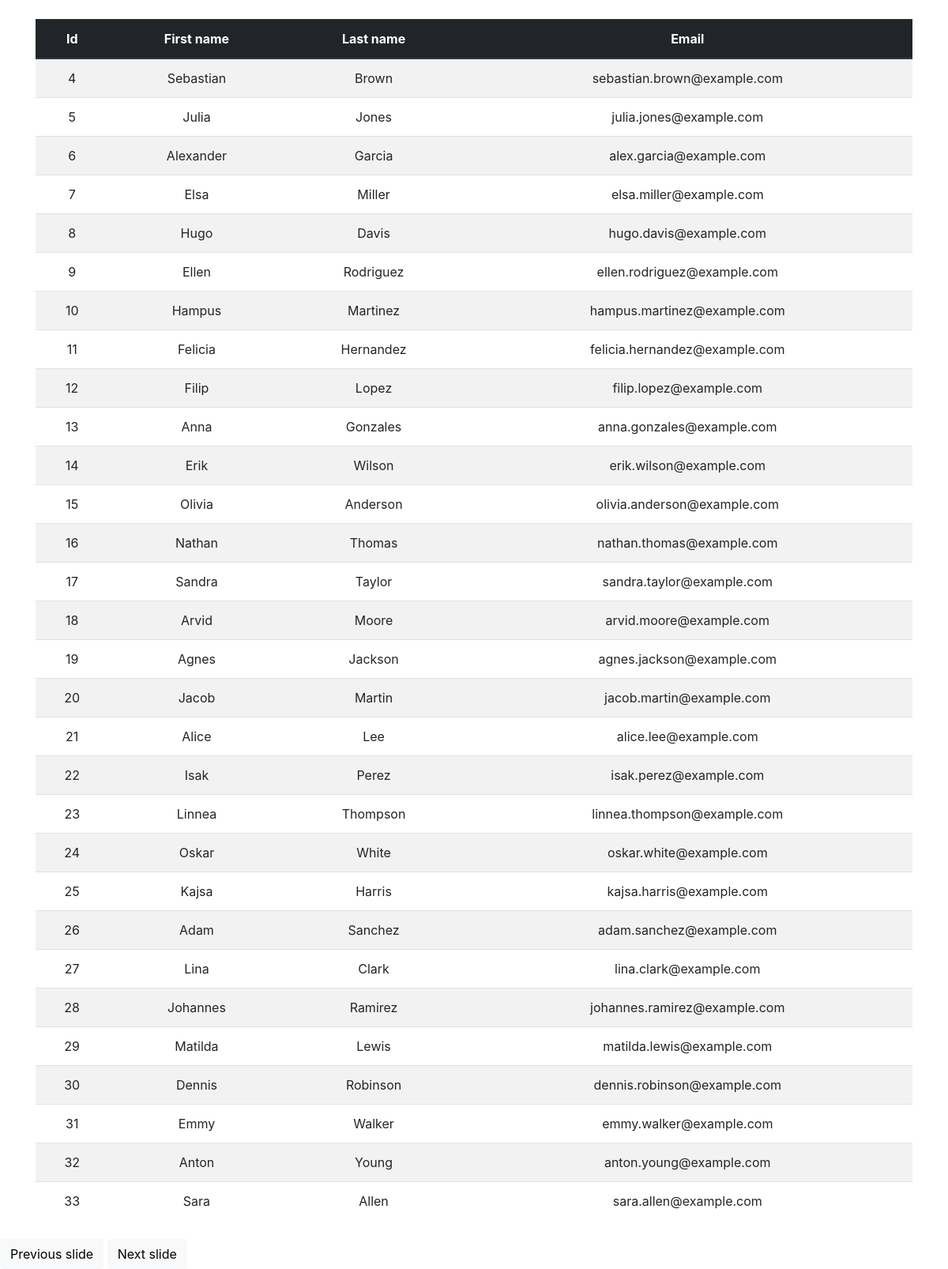
Page /infinite-scroll-demo/ on the earlier database version.
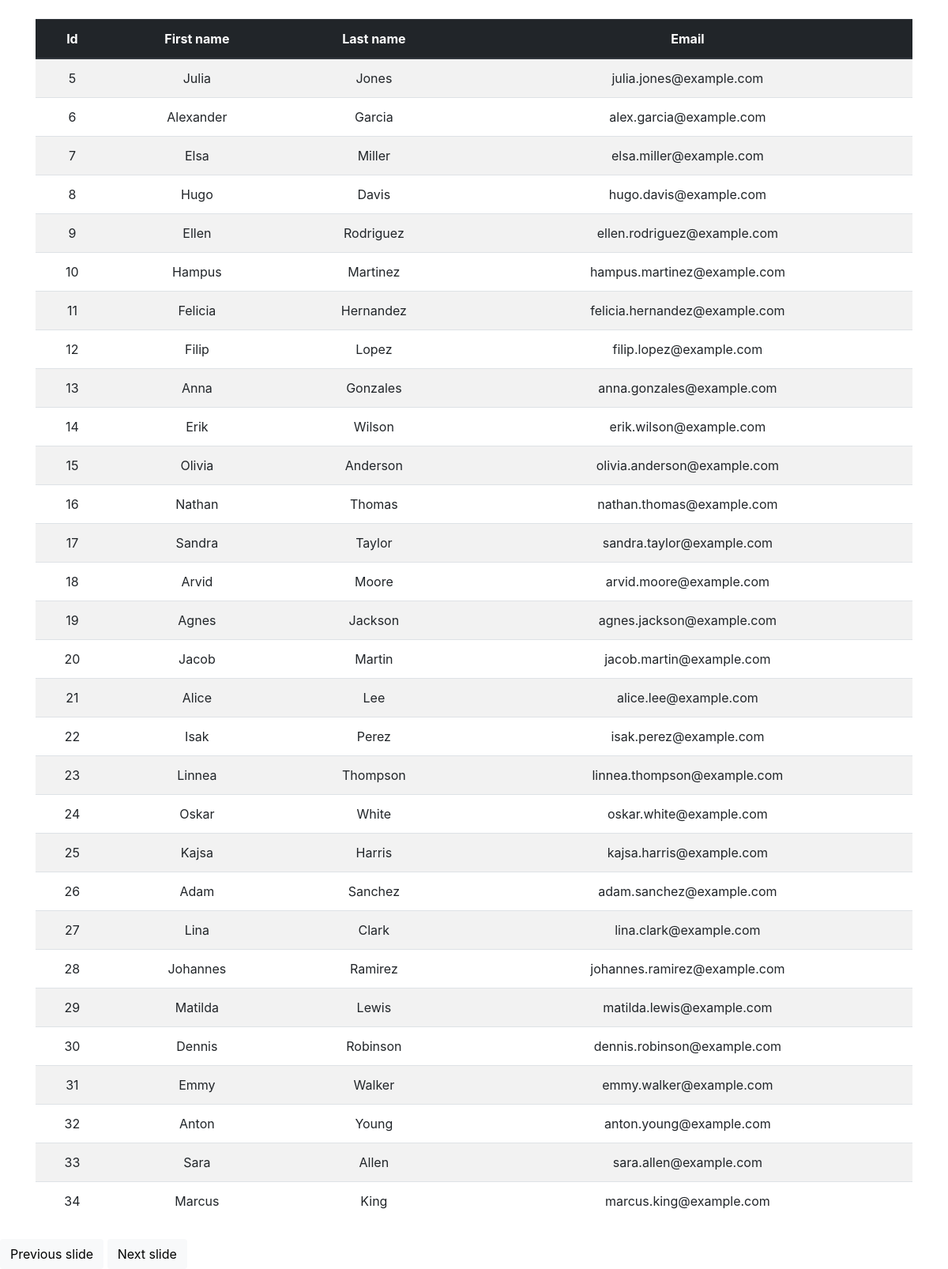
Same page on the later database version.
### app/models.py (models this page shows)
class Contact2(models.Model):
    first_name = models.CharField(max_length=200)
    last_name = models.CharField(max_length=200)
    email = models.CharField(max_length=200)

### app/views/infinite_scroll.py (the view)
# urls.py: path("infinite-scroll-demo/", infinite_scroll_demo, name="infinite-scroll-demo"),
def infinite_scroll_demo(request: WSGIRequest) -> HttpResponse:
    contacts = _get_contacts(page=0)
    return render(
        request,
        "infinite_scroll/demo.html",
        {"contacts": contacts, "next_page": 1},
    )

### app/views/infinite_scroll.py (called while the page is built)
def _get_contacts(page: int) -> Iterable[models.Contact2]:
    contacts_per_page = 30
    page_start = page * contacts_per_page
    page_end = page_start + contacts_per_page
    return models.Contact2.objects.all()[page_start:page_end]

### app/templates/infinite_scroll/demo.html (shortened to what this page needs)
{% extends 'slide.html' %}
{% block slide_content %}
<table class="table table-striped">
    <thead>
        <tr class="thead-dark">
            <th>Id</th>
            <th>First name</th>
            <th>Last name</th>
            <th>Email</th>
        </tr>
    <thead>
    <tbody>
        {% include "infinite_scroll/rows.html" with next_page="0" %}
</table>
{% endblock slide_content %}

### app/templates/infinite_scroll/rows.html (shortened to what this page needs)
{% for contact in contacts %}
<tr>
    <td>{{ contact.id }}</td>
    <td>{{ contact.first_name }}</td>
    <td>{{ contact.last_name }}</td>
    <td>{{ contact.email }}</td>
</tr>
{% endfor %}

Differences in the rows shown:
removed Contact2: id "4", first_name "Sebastian", last_name "Brown", email "sebastian.brown@example.com"
now on this page (row unchanged): Contact2: id "34", first_name "Marcus", last_name "King", email "marcus.king@example.com"
